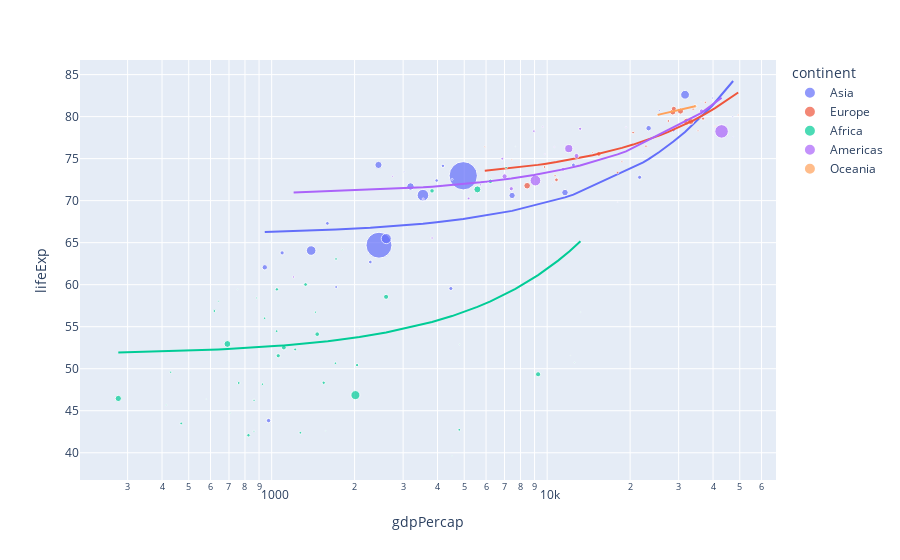

The notebook cell saved with this chart:
### Markdown cell above
Esta modificación agrega una línea de tendencia lineal a los datos del gráfico utilizando el método de mínimos cuadrados ordinarios (Ordinary Least Squares - OLS).

La línea de tendencia lineal se ajustará a los puntos del gráfico de dispersión y mostrará la relación general entre las variables "gdpPercap" (PIB per cápita) en el eje x y "lifeExp" (esperanza de vida) en el eje y. El uso de OLS permite encontrar la línea que minimiza la suma de los cuadrados de las diferencias verticales entre los puntos y la línea, lo que proporciona una estimación de la tendencia lineal en los datos.

### Code cell
fig = px.scatter(df, x="gdpPercap", y="lifeExp", size="pop", color="continent", hover_name="country", trendline="ols", log_x=True)
fig.show()

### Figure 1 — Plotly figure (JSON) as saved in the notebook; plotly's stock layout.template omitted (floating-point values rounded to 4 significant figures)
{"data": [{"hovertemplate": "<b>%{hovertext}</b><br><br>continent=Asia<br>gdpPercap=%{x}<br>lifeExp=%{y}<br>pop=%{marker.size}<extra></extra>", "hovertext": ["Afghanistan", "Bahrain", "Bangladesh", "Cambodia", "China", "Hong Kong, China", "India", "Indonesia", "Iran", "Iraq", "Israel", "Japan", "Jordan", "Korea, Dem. Rep.", "Korea, Rep.", "Kuwait", "Lebanon", "Malaysia", "Mongolia", "Myanmar", "Nepal", "Oman", "Pakistan", "Philippines", "Saudi Arabia", "Singapore", "Sri Lanka", "Syria", "Taiwan", "Thailand", "Vietnam", "West Bank and Gaza", "Yemen, Rep."], "legendgroup": "Asia", "marker": {"color": "#636efa", "size": [31889923, 708573, 150448339, 14131858, 1318683096, 6980412, 1110396331, 223547000, 69453570, 27499638, 6426679, 127467972, 6053193, 23301725, 49044790, 2505559, 3921278, 24821286, 2874127, 47761980, 28901790, 3204897, 169270617, 91077287, 27601038, 4553009, 20378239, 19314747, 23174294, 65068149, 85262356, 4018332, 22211743], "sizemode": "area", "sizeref": 3297000.0, "symbol": "circle"}, "mode": "markers", "name": "Asia", "orientation": "v", "showlegend": true, "type": "scatter", "x": [974.6, 29800.0, 1391.0, 1714.0, 4959.0, 39720.0, 2452.0, 3541.0, 11610.0, 4471.0, 25520.0, 31660.0, 4519.0, 1593.0, 23350.0, 47310.0, 10460.0, 12450.0, 3096.0, 944, 1091.0, 22320.0, 2606.0, 3190.0, 21650.0, 47140.0, 3970.0, 4185.0, 28720.0, 7458.0, 2442.0, 3025.0, 2281.0], "xaxis": "x", "y": [43.83, 75.64, 64.06, 59.72, 72.96, 82.21, 64.7, 70.65, 70.96, 59.55, 80.75, 82.6, 72.53, 67.3, 78.62, 77.59, 71.99, 74.24, 66.8, 62.07, 63.78, 75.64, 65.48, 71.69, 72.78, 79.97, 72.4, 74.14, 78.4, 70.62, 74.25, 73.42, 62.7], "yaxis": "y"}, {"hovertemplate": "<b>OLS trendline</b><br>lifeExp = 0.000387841 * gdpPercap + 65.8909<br>R<sup>2</sup>=0.475216<br><br>continent=Asia<br>gdpPercap=%{x}<br>lifeExp=%{y} <b>(trend)</b><extra></extra>", "legendgroup": "Asia", "marker": {"color": "#636efa", "symbol": "circle"}, "mode": "lines", "name": "Asia", "showlegend": false, "type": "scatter", "x": [944, 974.6, 1091.0, 1391.0, 1593.0, 1714.0, 2281.0, 2442.0, 2452.0, 2606.0, 3025.0, 3096.0, 3190.0, 3541.0, 3970.0, 4185.0, 4471.0, 4519.0, 4959.0, 7458.0, 10460.0, 11610.0, 12450.0, 21650.0, 22320.0, 23350.0, 25520.0, 28720.0, 29800.0, 31660.0, 39720.0, 47140.0, 47310.0], "xaxis": "x", "y": [66.26, 66.27, 66.31, 66.43, 66.51, 66.56, 66.78, 66.84, 66.84, 66.9, 67.06, 67.09, 67.13, 67.26, 67.43, 67.51, 67.62, 67.64, 67.81, 68.78, 69.95, 70.39, 70.72, 74.29, 74.55, 74.95, 75.79, 77.03, 77.45, 78.17, 81.3, 84.17, 84.24], "yaxis": "y"}, {"hovertemplate": "<b>%{hovertext}</b><br><br>continent=Europe<br>gdpPercap=%{x}<br>lifeExp=%{y}<br>pop=%{marker.size}<extra></extra>", "hovertext": ["Albania", "Austria", "Belgium", "Bosnia and Herzegovina", "Bulgaria", "Croatia", "Czech Republic", "Denmark", "Finland", "France", "Germany", "Greece", "Hungary", "Iceland", "Ireland", "Italy", "Montenegro", "Netherlands", "Norway", "Poland", "Portugal", "Romania", "Serbia", "Slovak Republic", "Slovenia", "Spain", "Sweden", "Switzerland", "Turkey", "United Kingdom"], "legendgroup": "Europe", "marker": {"color": "#EF553B", "size": [3600523, 8199783, 10392226, 4552198, 7322858, 4493312, 10228744, 5468120, 5238460, 61083916, 82400996, 10706290, 9956108, 301931, 4109086, 58147733, 684736, 16570613, 4627926, 38518241, 10642836, 22276056, 10150265, 5447502, 2009245, 40448191, 9031088, 7554661, 71158647, 60776238], "sizemode": "area", "sizeref": 3297000.0, "symbol": "circle"}, "mode": "markers", "name": "Europe", "orientation": "v", "showlegend": true, "type": "scatter", "x": [5937.0, 36130.0, 33690.0, 7446.0, 10680.0, 14620.0, 22830.0, 35280.0, 33210.0, 30470.0, 32170.0, 27540.0, 18010.0, 36180.0, 40680.0, 28570.0, 9254.0, 36800.0, 49360.0, 15390.0, 20510.0, 10810.0, 9787.0, 18680.0, 25770.0, 28820.0, 33860.0, 37510.0, 8458.0, 33200.0], "xaxis": "x", "y": [76.42, 79.83, 79.44, 74.85, 73.0, 75.75, 76.49, 78.33, 79.31, 80.66, 79.41, 79.48, 73.34, 81.76, 78.89, 80.55, 74.54, 79.76, 80.2, 75.56, 78.1, 72.48, 74.0, 74.66, 77.93, 80.94, 80.88, 81.7, 71.78, 79.42], "yaxis": "y"}, {"hovertemplate": "<b>OLS trendline</b><br>lifeExp = 0.000214634 * gdpPercap + 72.2711<br>R<sup>2</sup>=0.722451<br><br>continent=Europe<br>gdpPercap=%{x}<br>lifeExp=%{y} <b>(trend)</b><extra></extra>", "legendgroup": "Europe", "marker": {"color": "#EF553B", "symbol": "circle"}, "mode": "lines", "name": "Europe", "showlegend": false, "type": "scatter", "x": [5937.0, 7446.0, 8458.0, 9254.0, 9787.0, 10680.0, 10810.0, 14620.0, 15390.0, 18010.0, 18680.0, 20510.0, 22830.0, 25770.0, 27540.0, 28570.0, 28820.0, 30470.0, 32170.0, 33200.0, 33210.0, 33690.0, 33860.0, 35280.0, 36130.0, 36180.0, 36800.0, 37510.0, 40680.0, 49360.0], "xaxis": "x", "y": [73.55, 73.87, 74.09, 74.26, 74.37, 74.56, 74.59, 75.41, 75.57, 76.14, 76.28, 76.67, 77.17, 77.8, 78.18, 78.4, 78.46, 78.81, 79.18, 79.4, 79.4, 79.5, 79.54, 79.84, 80.03, 80.04, 80.17, 80.32, 81.0, 82.86], "yaxis": "y"}, {"hovertemplate": "<b>%{hovertext}</b><br><br>continent=Africa<br>gdpPercap=%{x}<br>lifeExp=%{y}<br>pop=%{marker.size}<extra></extra>", "hovertext": ["Algeria", "Angola", "Benin", "Botswana", "Burkina Faso", "Burundi", "Cameroon", "Central African Republic", "Chad", "Comoros", "Congo, Dem. Rep.", "Congo, Rep.", "Cote d'Ivoire", "Djibouti", "Egypt", "Equatorial Guinea", "Eritrea", "Ethiopia", "Gabon", "Gambia", "Ghana", "Guinea", "Guinea-Bissau", "Kenya", "Lesotho", "Liberia", "Libya", "Madagascar", "Malawi", "Mali", "Mauritania", "Mauritius", "Morocco", "Mozambique", "Namibia", "Niger", "Nigeria", "Reunion", "Rwanda", "Sao Tome and Principe", "Senegal", "Sierra Leone", "Somalia", "South Africa", "Sudan", "Swaziland", "Tanzania", "Togo", "Tunisia", "Uganda", "Zambia", "Zimbabwe"], "legendgroup": "Africa", "marker": {"color": "#00cc96", "size": [33333216, 12420476, 8078314, 1639131, 14326203, 8390505, 17696293, 4369038, 10238807, 710960, 64606759, 3800610, 18013409, 496374, 80264543, 551201, 4906585, 76511887, 1454867, 1688359, 22873338, 9947814, 1472041, 35610177, 2012649, 3193942, 6036914, 19167654, 13327079, 12031795, 3270065, 1250882, 33757175, 19951656, 2055080, 12894865, 135031164, 798094, 8860588, 199579, 12267493, 6144562, 9118773, 43997828, 42292929, 1133066, 38139640, 5701579, 10276158, 29170398, 11746035, 12311143], "sizemode": "area", "sizeref": 3297000.0, "symbol": "circle"}, "mode": "markers", "name": "Africa", "orientation": "v", "showlegend": true, "type": "scatter", "x": [6223.0, 4797.0, 1441.0, 12570.0, 1217.0, 430.1, 2042.0, 706.0, 1704.0, 986.1, 277.6, 3633.0, 1545.0, 2082.0, 5581.0, 12150.0, 641.4, 690.8, 13210.0, 752.7, 1328.0, 942.7, 579.2, 1463.0, 1569.0, 414.5, 12060.0, 1045.0, 759.3, 1043.0, 1803.0, 10960.0, 3820.0, 823.7, 4811.0, 619.7, 2014.0, 7670.0, 863.1, 1598.0, 1712.0, 862.5, 926.1, 9270.0, 2602.0, 4513.0, 1107.0, 883.0, 7093.0, 1056.0, 1271.0, 469.7], "xaxis": "x", "y": [72.3, 42.73, 56.73, 50.73, 52.3, 49.58, 50.43, 44.74, 50.65, 65.15, 46.46, 55.32, 48.33, 54.79, 71.34, 51.58, 58.04, 52.95, 56.73, 59.45, 60.02, 56.01, 46.39, 54.11, 42.59, 45.68, 73.95, 59.44, 48.3, 54.47, 64.16, 72.8, 71.16, 42.08, 52.91, 56.87, 46.86, 76.44, 46.24, 65.53, 63.06, 42.57, 48.16, 49.34, 58.56, 39.61, 52.52, 58.42, 73.92, 51.54, 42.38, 43.49], "yaxis": "y"}, {"hovertemplate": "<b>OLS trendline</b><br>lifeExp = 0.00102403 * gdpPercap + 51.6428<br>R<sup>2</sup>=0.148006<br><br>continent=Africa<br>gdpPercap=%{x}<br>lifeExp=%{y} <b>(trend)</b><extra></extra>", "legendgroup": "Africa", "marker": {"color": "#00cc96", "symbol": "circle"}, "mode": "lines", "name": "Africa", "showlegend": false, "type": "scatter", "x": [277.6, 414.5, 430.1, 469.7, 579.2, 619.7, 641.4, 690.8, 706.0, 752.7, 759.3, 823.7, 862.5, 863.1, 883.0, 926.1, 942.7, 986.1, 1043.0, 1045.0, 1056.0, 1107.0, 1217.0, 1271.0, 1328.0, 1441.0, 1463.0, 1545.0, 1569.0, 1598.0, 1704.0, 1712.0, 1803.0, 2014.0, 2042.0, 2082.0, 2602.0, 3633.0, 3820.0, 4513.0, 4797.0, 4811.0, 5581.0, 6223.0, 7093.0, 7670.0, 9270.0, 10960.0, 12060.0, 12150.0, 12570.0, 13210.0], "xaxis": "x", "y": [51.93, 52.07, 52.08, 52.12, 52.24, 52.28, 52.3, 52.35, 52.37, 52.41, 52.42, 52.49, 52.53, 52.53, 52.55, 52.59, 52.61, 52.65, 52.71, 52.71, 52.72, 52.78, 52.89, 52.94, 53.0, 53.12, 53.14, 53.22, 53.25, 53.28, 53.39, 53.4, 53.49, 53.71, 53.73, 53.78, 54.31, 55.36, 55.55, 56.26, 56.56, 56.57, 57.36, 58.02, 58.91, 59.5, 61.14, 62.86, 63.99, 64.09, 64.51, 65.17], "yaxis": "y"}, {"hovertemplate": "<b>%{hovertext}</b><br><br>continent=Americas<br>gdpPercap=%{x}<br>lifeExp=%{y}<br>pop=%{marker.size}<extra></extra>", "hovertext": ["Argentina", "Bolivia", "Brazil", "Canada", "Chile", "Colombia", "Costa Rica", "Cuba", "Dominican Republic", "Ecuador", "El Salvador", "Guatemala", "Haiti", "Honduras", "Jamaica", "Mexico", "Nicaragua", "Panama", "Paraguay", "Peru", "Puerto Rico", "Trinidad and Tobago", "United States", "Uruguay", "Venezuela"], "legendgroup": "Americas", "marker": {"color": "#ab63fa", "size": [40301927, 9119152, 190010647, 33390141, 16284741, 44227550, 4133884, 11416987, 9319622, 13755680, 6939688, 12572928, 8502814, 7483763, 2780132, 108700891, 5675356, 3242173, 6667147, 28674757, 3942491, 1056608, 301139947, 3447496, 26084662], "sizemode": "area", "sizeref": 3297000.0, "symbol": "circle"}, "mode": "markers", "name": "Americas", "orientation": "v", "showlegend": true, "type": "scatter", "x": [12780.0, 3822.0, 9066.0, 36320.0, 13170.0, 7007.0, 9645.0, 8948.0, 6025.0, 6873.0, 5728.0, 5186.0, 1202.0, 3548.0, 7321.0, 11980.0, 2749.0, 9809.0, 4173.0, 7409.0, 19330.0, 18010.0, 42950.0, 10610.0, 11420.0], "xaxis": "x", "y": [75.32, 65.55, 72.39, 80.65, 78.55, 72.89, 78.78, 78.27, 72.23, 74.99, 71.88, 70.26, 60.92, 70.2, 72.57, 76.19, 72.9, 75.54, 71.75, 71.42, 78.75, 69.82, 78.24, 76.38, 73.75], "yaxis": "y"}, {"hovertemplate": "<b>OLS trendline</b><br>lifeExp = 0.000270194 * gdpPercap + 70.6352<br>R<sup>2</sup>=0.349241<br><br>continent=Americas<br>gdpPercap=%{x}<br>lifeExp=%{y} <b>(trend)</b><extra></extra>", "legendgroup": "Americas", "marker": {"color": "#ab63fa", "symbol": "circle"}, "mode": "lines", "name": "Americas", "showlegend": false, "type": "scatter", "x": [1202.0, 2749.0, 3548.0, 3822.0, 4173.0, 5186.0, 5728.0, 6025.0, 6873.0, 7007.0, 7321.0, 7409.0, 8948.0, 9066.0, 9645.0, 9809.0, 10610.0, 11420.0, 11980.0, 12780.0, 13170.0, 18010.0, 19330.0, 36320.0, 42950.0], "xaxis": "x", "y": [70.96, 71.38, 71.59, 71.67, 71.76, 72.04, 72.18, 72.26, 72.49, 72.53, 72.61, 72.64, 73.05, 73.08, 73.24, 73.29, 73.5, 73.72, 73.87, 74.09, 74.19, 75.5, 75.86, 80.45, 82.24], "yaxis": "y"}, {"hovertemplate": "<b>%{hovertext}</b><br><br>continent=Oceania<br>gdpPercap=%{x}<br>lifeExp=%{y}<br>pop=%{marker.size}<extra></extra>", "hovertext": ["Australia", "New Zealand"], "legendgroup": "Oceania", "marker": {"color": "#FFA15A", "size": [20434176, 4115771], "sizemode": "area", "sizeref": 3297000.0, "symbol": "circle"}, "mode": "markers", "name": "Oceania", "orientation": "v", "showlegend": true, "type": "scatter", "x": [34440.0, 25190.0], "xaxis": "x", "y": [81.23, 80.2], "yaxis": "y"}, {"hovertemplate": "<b>OLS trendline</b><br>lifeExp = 0.000111455 * gdpPercap + 77.397<br>R<sup>2</sup>=1.000000<br><br>continent=Oceania<br>gdpPercap=%{x}<br>lifeExp=%{y} <b>(trend)</b><extra></extra>", "legendgroup": "Oceania", "marker": {"color": "#FFA15A", "symbol": "circle"}, "mode": "lines", "name": "Oceania", "showlegend": false, "type": "scatter", "x": [25190.0, 34440.0], "xaxis": "x", "y": [80.2, 81.23], "yaxis": "y"}], "layout": {"legend": {"itemsizing": "constant", "title": {"text": "continent"}, "tracegroupgap": 0}, "margin": {"t": 60}, "xaxis": {"anchor": "y", "domain": [0, 1], "title": {"text": "gdpPercap"}, "type": "log"}, "yaxis": {"anchor": "x", "domain": [0, 1], "title": {"text": "lifeExp"}}}}
